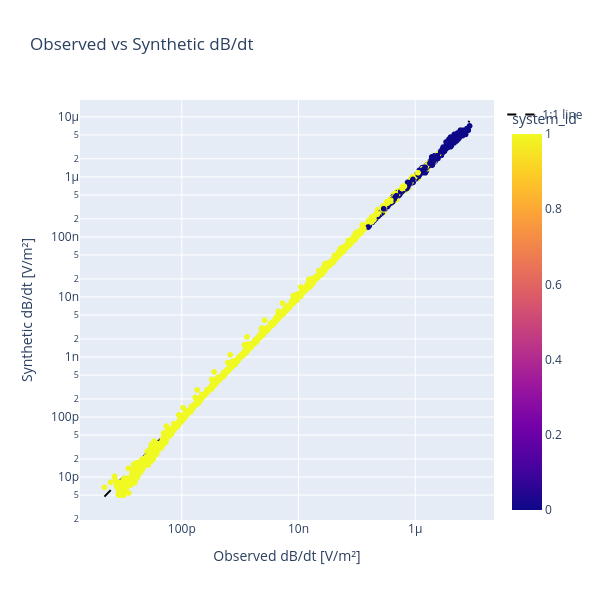

Notebook source saved alongside this figure:
### Code cell
import plotly.express as px
import plotly.graph_objects as go

# Create scatter plot
fig = px.scatter(
    df_res,
    x='dbdt',
    y='dbdt_syn',
    color='system_id',  # Color by system type
    hover_data=['site_id', 'gate_id', 'time'],  # Additional info on hover
    title='Observed vs Synthetic dB/dt',
    labels={
        'dbdt': 'Observed dB/dt [V/m²]',
        'dbdt_syn': 'Synthetic dB/dt [V/m²]'
    }
)

# Add 1:1 line for reference
min_val = min(df_res['dbdt'].min(), df_res['dbdt_syn'].min())
max_val = max(df_res['dbdt'].max(), df_res['dbdt_syn'].max())

fig.add_trace(
    go.Scatter(
        x=[min_val, max_val],
        y=[min_val, max_val],
        mode='lines',
        name='1:1 line',
        line=dict(color='black', dash='dash')
    )
)

# Set log scale for both axes
fig.update_layout(
    xaxis_type="log",
    yaxis_type="log",
    width=600,
    height=600
)

fig.show()

### Figure 1 — Plotly figure (JSON) as saved in the notebook; plotly's stock layout.template omitted (floating-point values rounded to 4 significant figures; data arrays with more than 128 entries replaced by an {"elided": "..."} marker saying what was removed)
{"data": [{"customdata": {"elided": "2464x3 float values"}, "hovertemplate": "Observed dB/dt [V/m²]=%{x}<br>Synthetic dB/dt [V/m²]=%{y}<br>site_id=%{customdata[0]}<br>gate_id=%{customdata[1]}<br>time=%{customdata[2]}<br>system_id=%{marker.color}<extra></extra>", "legendgroup": "", "marker": {"color": {"elided": "2464 int values"}, "coloraxis": "coloraxis", "symbol": "circle"}, "mode": "markers", "name": "", "showlegend": false, "type": "scattergl", "x": {"elided": "2464 float values"}, "xaxis": "x", "y": {"elided": "2464 float values"}, "yaxis": "y"}, {"line": {"color": "black", "dash": "dash"}, "mode": "lines", "name": "1:1 line", "type": "scatter", "x": [4.732e-12, 8.525e-06], "y": [4.732e-12, 8.525e-06]}], "layout": {"coloraxis": {"colorbar": {"title": {"text": "system_id"}}, "colorscale": [[0, "#0d0887"], [0.1111, "#46039f"], [0.2222, "#7201a8"], [0.3333, "#9c179e"], [0.4444, "#bd3786"], [0.5556, "#d8576b"], [0.6667, "#ed7953"], [0.7778, "#fb9f3a"], [0.8889, "#fdca26"], [1, "#f0f921"]]}, "height": 600, "legend": {"tracegroupgap": 0}, "title": {"text": "Observed vs Synthetic dB/dt"}, "width": 600, "xaxis": {"anchor": "y", "domain": [0, 1], "title": {"text": "Observed dB/dt [V/m²]"}, "type": "log"}, "yaxis": {"anchor": "x", "domain": [0, 1], "title": {"text": "Synthetic dB/dt [V/m²]"}, "type": "log"}}}
